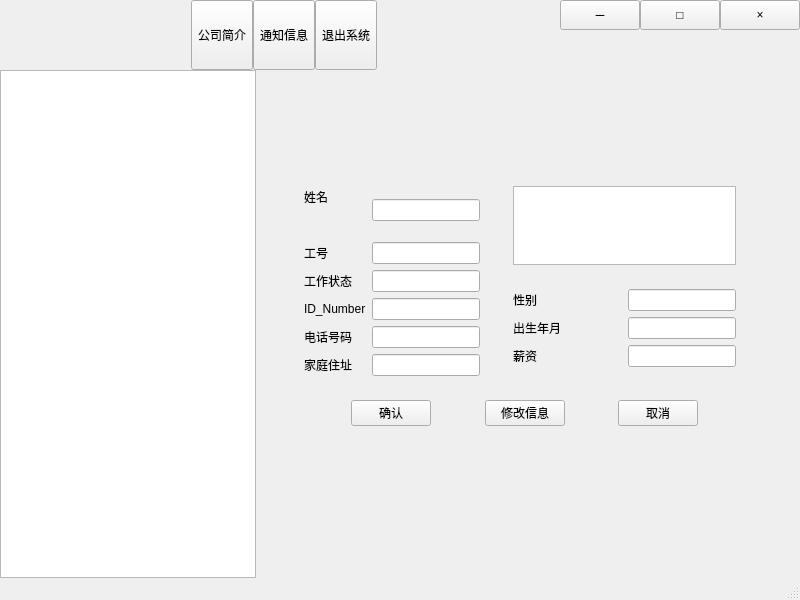
<?xml version="1.0" encoding="UTF-8"?>
<ui version="4.0">
 <class>MainWindow</class>
 <widget class="QMainWindow" name="MainWindow">
  <property name="geometry">
   <rect>
    <x>0</x>
    <y>0</y>
    <width>800</width>
    <height>600</height>
   </rect>
  </property>
  <property name="windowTitle">
   <string>MainWindow</string>
  </property>
  <widget class="QWidget" name="centralwidget">
   <layout class="QVBoxLayout" name="verticalLayout">
    <property name="spacing">
     <number>0</number>
    </property>
    <property name="leftMargin">
     <number>0</number>
    </property>
    <property name="topMargin">
     <number>0</number>
    </property>
    <property name="rightMargin">
     <number>0</number>
    </property>
    <property name="bottomMargin">
     <number>0</number>
    </property>
    <item>
     <widget class="QWidget" name="widgetTitle" native="true">
      <property name="sizePolicy">
       <sizepolicy hsizetype="Preferred" vsizetype="Fixed">
        <horstretch>0</horstretch>
        <verstretch>0</verstretch>
       </sizepolicy>
      </property>
      <property name="styleSheet">
       <string notr="true"/>
      </property>
      <layout class="QHBoxLayout" name="horizontalLayout_3">
       <property name="spacing">
        <number>0</number>
       </property>
       <property name="leftMargin">
        <number>0</number>
       </property>
       <property name="topMargin">
        <number>0</number>
       </property>
       <property name="rightMargin">
        <number>0</number>
       </property>
       <property name="bottomMargin">
        <number>0</number>
       </property>
       <item>
        <widget class="QLabel" name="labIco">
         <property name="text">
          <string/>
         </property>
         <property name="alignment">
          <set>Qt::AlignCenter</set>
         </property>
        </widget>
       </item>
       <item>
        <widget class="QLabel" name="labTitle">
         <property name="sizePolicy">
          <sizepolicy hsizetype="Expanding" vsizetype="Preferred">
           <horstretch>0</horstretch>
           <verstretch>0</verstretch>
          </sizepolicy>
         </property>
         <property name="styleSheet">
          <string notr="true"/>
         </property>
         <property name="text">
          <string/>
         </property>
         <property name="alignment">
          <set>Qt::AlignLeading|Qt::AlignLeft|Qt::AlignVCenter</set>
         </property>
        </widget>
       </item>
       <item>
        <widget class="QWidget" name="widgetTop" native="true">
         <layout class="QHBoxLayout" name="horizontalLayout_2">
          <property name="spacing">
           <number>0</number>
          </property>
          <property name="leftMargin">
           <number>0</number>
          </property>
          <property name="topMargin">
           <number>0</number>
          </property>
          <property name="rightMargin">
           <number>0</number>
          </property>
          <property name="bottomMargin">
           <number>0</number>
          </property>
          <item>
           <widget class="QToolButton" name="toolButton">
            <property name="sizePolicy">
             <sizepolicy hsizetype="Minimum" vsizetype="Minimum">
              <horstretch>0</horstretch>
              <verstretch>0</verstretch>
             </sizepolicy>
            </property>
            <property name="text">
             <string>公司简介</string>
            </property>
            <property name="checkable">
             <bool>true</bool>
            </property>
            <property name="autoExclusive">
             <bool>true</bool>
            </property>
            <property name="toolButtonStyle">
             <enum>Qt::ToolButtonTextOnly</enum>
            </property>
            <property name="autoRaise">
             <bool>false</bool>
            </property>
           </widget>
          </item>
          <item>
           <widget class="QToolButton" name="toolButton_2">
            <property name="sizePolicy">
             <sizepolicy hsizetype="Minimum" vsizetype="Minimum">
              <horstretch>0</horstretch>
              <verstretch>0</verstretch>
             </sizepolicy>
            </property>
            <property name="text">
             <string>通知信息</string>
            </property>
            <property name="checkable">
             <bool>true</bool>
            </property>
            <property name="autoExclusive">
             <bool>true</bool>
            </property>
            <property name="toolButtonStyle">
             <enum>Qt::ToolButtonTextOnly</enum>
            </property>
           </widget>
          </item>
          <item>
           <widget class="QToolButton" name="toolButton_3">
            <property name="sizePolicy">
             <sizepolicy hsizetype="Minimum" vsizetype="Minimum">
              <horstretch>0</horstretch>
              <verstretch>0</verstretch>
             </sizepolicy>
            </property>
            <property name="text">
             <string>退出系统</string>
            </property>
            <property name="checkable">
             <bool>true</bool>
            </property>
            <property name="checked">
             <bool>false</bool>
            </property>
            <property name="autoExclusive">
             <bool>true</bool>
            </property>
            <property name="toolButtonStyle">
             <enum>Qt::ToolButtonTextOnly</enum>
            </property>
           </widget>
          </item>
         </layout>
        </widget>
       </item>
       <item>
        <spacer name="horizontalSpacer">
         <property name="orientation">
          <enum>Qt::Horizontal</enum>
         </property>
         <property name="sizeHint" stdset="0">
          <size>
           <width>40</width>
           <height>20</height>
          </size>
         </property>
        </spacer>
       </item>
       <item>
        <widget class="QWidget" name="widgetMenu" native="true">
         <layout class="QGridLayout" name="gridLayout_2">
          <property name="leftMargin">
           <number>0</number>
          </property>
          <property name="topMargin">
           <number>0</number>
          </property>
          <property name="rightMargin">
           <number>0</number>
          </property>
          <property name="bottomMargin">
           <number>0</number>
          </property>
          <property name="spacing">
           <number>0</number>
          </property>
          <item row="1" column="1" colspan="3">
           <spacer name="verticalSpacer">
            <property name="orientation">
             <enum>Qt::Vertical</enum>
            </property>
            <property name="sizeHint" stdset="0">
             <size>
              <width>20</width>
              <height>40</height>
             </size>
            </property>
           </spacer>
          </item>
          <item row="0" column="1">
           <widget class="QPushButton" name="btnMenu_Min">
            <property name="sizePolicy">
             <sizepolicy hsizetype="Minimum" vsizetype="Expanding">
              <horstretch>0</horstretch>
              <verstretch>0</verstretch>
             </sizepolicy>
            </property>
            <property name="minimumSize">
             <size>
              <width>30</width>
              <height>30</height>
             </size>
            </property>
            <property name="cursor">
             <cursorShape>ArrowCursor</cursorShape>
            </property>
            <property name="focusPolicy">
             <enum>Qt::NoFocus</enum>
            </property>
            <property name="toolTip">
             <string>最小化</string>
            </property>
            <property name="text">
             <string>－</string>
            </property>
           </widget>
          </item>
          <item row="0" column="3">
           <widget class="QPushButton" name="btnMenu_Close">
            <property name="sizePolicy">
             <sizepolicy hsizetype="Minimum" vsizetype="Expanding">
              <horstretch>0</horstretch>
              <verstretch>0</verstretch>
             </sizepolicy>
            </property>
            <property name="minimumSize">
             <size>
              <width>30</width>
              <height>30</height>
             </size>
            </property>
            <property name="cursor">
             <cursorShape>ArrowCursor</cursorShape>
            </property>
            <property name="focusPolicy">
             <enum>Qt::NoFocus</enum>
            </property>
            <property name="toolTip">
             <string>关闭</string>
            </property>
            <property name="text">
             <string>×</string>
            </property>
           </widget>
          </item>
          <item row="0" column="2">
           <widget class="QPushButton" name="btnMenu_Max">
            <property name="sizePolicy">
             <sizepolicy hsizetype="Minimum" vsizetype="Expanding">
              <horstretch>0</horstretch>
              <verstretch>0</verstretch>
             </sizepolicy>
            </property>
            <property name="minimumSize">
             <size>
              <width>30</width>
              <height>30</height>
             </size>
            </property>
            <property name="focusPolicy">
             <enum>Qt::NoFocus</enum>
            </property>
            <property name="toolTip">
             <string>全屏</string>
            </property>
            <property name="text">
             <string>□</string>
            </property>
           </widget>
          </item>
         </layout>
        </widget>
       </item>
      </layout>
     </widget>
    </item>
    <item>
     <widget class="QWidget" name="widgetLeft" native="true">
      <layout class="QHBoxLayout" name="horizontalLayout">
       <property name="spacing">
        <number>0</number>
       </property>
       <property name="leftMargin">
        <number>0</number>
       </property>
       <property name="topMargin">
        <number>0</number>
       </property>
       <property name="rightMargin">
        <number>0</number>
       </property>
       <property name="bottomMargin">
        <number>0</number>
       </property>
       <item>
        <widget class="NavListView" name="navListView">
         <property name="sizePolicy">
          <sizepolicy hsizetype="Fixed" vsizetype="Expanding">
           <horstretch>0</horstretch>
           <verstretch>0</verstretch>
          </sizepolicy>
         </property>
         <property name="items" stdset="0">
          <string>主界面||0||,地图监控|主界面|||,视频监控|主界面|||0xf03d,设备监控|主界面|||0xf108,系统设置||0||,防区信息|系统设置|||0xf0e8,位置调整|系统设置|||0xf060,地图编辑|系统设置|||0xf03e</string>
         </property>
         <property name="separateVisible" stdset="0">
          <bool>false</bool>
         </property>
         <property name="separateHeight" stdset="0">
          <number>1</number>
         </property>
        </widget>
       </item>
       <item>
        <widget class="QStackedWidget" name="stackedWidget">
         <property name="minimumSize">
          <size>
           <width>0</width>
           <height>0</height>
          </size>
         </property>
         <property name="baseSize">
          <size>
           <width>0</width>
           <height>0</height>
          </size>
         </property>
         <property name="currentIndex">
          <number>2</number>
         </property>
         <widget class="QWidget" name="page">
          <widget class="QLabel" name="label">
           <property name="geometry">
            <rect>
             <x>210</x>
             <y>190</y>
             <width>40</width>
             <height>12</height>
            </rect>
           </property>
           <property name="text">
            <string>page0</string>
           </property>
          </widget>
         </widget>
         <widget class="QWidget" name="page_2">
          <widget class="QLabel" name="label_2">
           <property name="geometry">
            <rect>
             <x>250</x>
             <y>210</y>
             <width>141</width>
             <height>20</height>
            </rect>
           </property>
           <property name="text">
            <string>page1</string>
           </property>
          </widget>
         </widget>
         <widget class="QWidget" name="basicinfo">
          <property name="maximumSize">
           <size>
            <width>544</width>
            <height>491</height>
           </size>
          </property>
          <widget class="QWidget" name="widget_6" native="true">
           <property name="geometry">
            <rect>
             <x>33</x>
             <y>100</y>
             <width>471</width>
             <height>271</height>
            </rect>
           </property>
           <property name="sizePolicy">
            <sizepolicy hsizetype="Preferred" vsizetype="Maximum">
             <horstretch>0</horstretch>
             <verstretch>0</verstretch>
            </sizepolicy>
           </property>
           <layout class="QGridLayout" name="gridLayout_4">
            <property name="leftMargin">
             <number>6</number>
            </property>
            <property name="topMargin">
             <number>6</number>
            </property>
            <property name="rightMargin">
             <number>6</number>
            </property>
            <property name="bottomMargin">
             <number>6</number>
            </property>
            <item row="1" column="0" colspan="2">
             <widget class="QWidget" name="widget_4" native="true">
              <layout class="QHBoxLayout" name="horizontalLayout_5">
               <item>
                <spacer name="horizontalSpacer_4">
                 <property name="orientation">
                  <enum>Qt::Horizontal</enum>
                 </property>
                 <property name="sizeHint" stdset="0">
                  <size>
                   <width>40</width>
                   <height>20</height>
                  </size>
                 </property>
                </spacer>
               </item>
               <item>
                <widget class="QPushButton" name="bscEnsure">
                 <property name="sizePolicy">
                  <sizepolicy hsizetype="Fixed" vsizetype="Fixed">
                   <horstretch>0</horstretch>
                   <verstretch>0</verstretch>
                  </sizepolicy>
                 </property>
                 <property name="text">
                  <string>确认</string>
                 </property>
                </widget>
               </item>
               <item>
                <spacer name="horizontalSpacer_5">
                 <property name="orientation">
                  <enum>Qt::Horizontal</enum>
                 </property>
                 <property name="sizeHint" stdset="0">
                  <size>
                   <width>40</width>
                   <height>20</height>
                  </size>
                 </property>
                </spacer>
               </item>
               <item>
                <widget class="QPushButton" name="bscChangeInfo">
                 <property name="sizePolicy">
                  <sizepolicy hsizetype="Fixed" vsizetype="Fixed">
                   <horstretch>0</horstretch>
                   <verstretch>0</verstretch>
                  </sizepolicy>
                 </property>
                 <property name="text">
                  <string>修改信息</string>
                 </property>
                </widget>
               </item>
               <item>
                <spacer name="horizontalSpacer_6">
                 <property name="orientation">
                  <enum>Qt::Horizontal</enum>
                 </property>
                 <property name="sizeHint" stdset="0">
                  <size>
                   <width>40</width>
                   <height>20</height>
                  </size>
                 </property>
                </spacer>
               </item>
               <item>
                <widget class="QPushButton" name="bscCancel">
                 <property name="sizePolicy">
                  <sizepolicy hsizetype="Fixed" vsizetype="Fixed">
                   <horstretch>0</horstretch>
                   <verstretch>0</verstretch>
                  </sizepolicy>
                 </property>
                 <property name="text">
                  <string>取消</string>
                 </property>
                </widget>
               </item>
               <item>
                <spacer name="horizontalSpacer_7">
                 <property name="orientation">
                  <enum>Qt::Horizontal</enum>
                 </property>
                 <property name="sizeHint" stdset="0">
                  <size>
                   <width>40</width>
                   <height>20</height>
                  </size>
                 </property>
                </spacer>
               </item>
              </layout>
             </widget>
            </item>
            <item row="0" column="0">
             <widget class="QWidget" name="widget_2" native="true">
              <layout class="QGridLayout" name="gridLayout">
               <item row="1" column="0">
                <widget class="QLabel" name="label_20">
                 <property name="text">
                  <string>姓名</string>
                 </property>
                </widget>
               </item>
               <item row="4" column="0">
                <widget class="QLabel" name="label_22">
                 <property name="text">
                  <string>工号</string>
                 </property>
                </widget>
               </item>
               <item row="4" column="1">
                <widget class="QLineEdit" name="bscId">
                 <property name="enabled">
                  <bool>true</bool>
                 </property>
                 <property name="sizePolicy">
                  <sizepolicy hsizetype="Fixed" vsizetype="Fixed">
                   <horstretch>0</horstretch>
                   <verstretch>0</verstretch>
                  </sizepolicy>
                 </property>
                </widget>
               </item>
               <item row="1" column="1" rowspan="2">
                <widget class="QLineEdit" name="bscName">
                 <property name="enabled">
                  <bool>true</bool>
                 </property>
                 <property name="sizePolicy">
                  <sizepolicy hsizetype="Fixed" vsizetype="Fixed">
                   <horstretch>0</horstretch>
                   <verstretch>0</verstretch>
                  </sizepolicy>
                 </property>
                </widget>
               </item>
               <item row="9" column="0">
                <widget class="QLabel" name="label_25">
                 <property name="text">
                  <string>ID_Number</string>
                 </property>
                </widget>
               </item>
               <item row="6" column="0">
                <widget class="QLabel" name="label_26">
                 <property name="text">
                  <string>工作状态</string>
                 </property>
                </widget>
               </item>
               <item row="12" column="0">
                <widget class="QLabel" name="label_21">
                 <property name="text">
                  <string>家庭住址</string>
                 </property>
                </widget>
               </item>
               <item row="11" column="0">
                <widget class="QLabel" name="label_27">
                 <property name="text">
                  <string>电话号码</string>
                 </property>
                </widget>
               </item>
               <item row="6" column="1">
                <widget class="QLineEdit" name="bscWorkstate">
                 <property name="enabled">
                  <bool>true</bool>
                 </property>
                 <property name="sizePolicy">
                  <sizepolicy hsizetype="Fixed" vsizetype="Fixed">
                   <horstretch>0</horstretch>
                   <verstretch>0</verstretch>
                  </sizepolicy>
                 </property>
                </widget>
               </item>
               <item row="9" column="1">
                <widget class="QLineEdit" name="bscIDNumber">
                 <property name="enabled">
                  <bool>true</bool>
                 </property>
                 <property name="sizePolicy">
                  <sizepolicy hsizetype="Fixed" vsizetype="Fixed">
                   <horstretch>0</horstretch>
                   <verstretch>0</verstretch>
                  </sizepolicy>
                 </property>
                </widget>
               </item>
               <item row="11" column="1">
                <widget class="QLineEdit" name="bscTele">
                 <property name="enabled">
                  <bool>true</bool>
                 </property>
                 <property name="sizePolicy">
                  <sizepolicy hsizetype="Fixed" vsizetype="Fixed">
                   <horstretch>0</horstretch>
                   <verstretch>0</verstretch>
                  </sizepolicy>
                 </property>
                </widget>
               </item>
               <item row="12" column="1">
                <widget class="QLineEdit" name="bscAddress">
                 <property name="enabled">
                  <bool>true</bool>
                 </property>
                 <property name="sizePolicy">
                  <sizepolicy hsizetype="Fixed" vsizetype="Fixed">
                   <horstretch>0</horstretch>
                   <verstretch>0</verstretch>
                  </sizepolicy>
                 </property>
                </widget>
               </item>
              </layout>
             </widget>
            </item>
            <item row="0" column="1">
             <widget class="QWidget" name="widget_5" native="true">
              <layout class="QVBoxLayout" name="verticalLayout_2">
               <property name="topMargin">
                <number>1</number>
               </property>
               <item>
                <widget class="QWidget" name="widget_7" native="true">
                 <layout class="QHBoxLayout" name="horizontalLayout_4">
                  <item>
                   <widget class="QGraphicsView" name="graphicsView">
                    <property name="enabled">
                     <bool>true</bool>
                    </property>
                    <property name="sizePolicy">
                     <sizepolicy hsizetype="Fixed" vsizetype="Fixed">
                      <horstretch>0</horstretch>
                      <verstretch>0</verstretch>
                     </sizepolicy>
                    </property>
                   </widget>
                  </item>
                 </layout>
                </widget>
               </item>
               <item>
                <widget class="QWidget" name="widget_3" native="true">
                 <property name="enabled">
                  <bool>true</bool>
                 </property>
                 <layout class="QGridLayout" name="gridLayout_3">
                  <item row="3" column="0">
                   <widget class="QLabel" name="label_23">
                    <property name="text">
                     <string>薪资</string>
                    </property>
                   </widget>
                  </item>
                  <item row="2" column="0">
                   <widget class="QLabel" name="label_29">
                    <property name="text">
                     <string>出生年月</string>
                    </property>
                   </widget>
                  </item>
                  <item row="1" column="0">
                   <widget class="QLabel" name="label_24">
                    <property name="text">
                     <string>性别</string>
                    </property>
                   </widget>
                  </item>
                  <item row="1" column="1">
                   <widget class="QLineEdit" name="bscSex">
                    <property name="enabled">
                     <bool>true</bool>
                    </property>
                    <property name="sizePolicy">
                     <sizepolicy hsizetype="Fixed" vsizetype="Fixed">
                      <horstretch>0</horstretch>
                      <verstretch>0</verstretch>
                     </sizepolicy>
                    </property>
                   </widget>
                  </item>
                  <item row="2" column="1">
                   <widget class="QLineEdit" name="bscBirth">
                    <property name="enabled">
                     <bool>true</bool>
                    </property>
                    <property name="sizePolicy">
                     <sizepolicy hsizetype="Fixed" vsizetype="Fixed">
                      <horstretch>0</horstretch>
                      <verstretch>0</verstretch>
                     </sizepolicy>
                    </property>
                   </widget>
                  </item>
                  <item row="3" column="1">
                   <widget class="QLineEdit" name="bscSalary">
                    <property name="enabled">
                     <bool>true</bool>
                    </property>
                    <property name="sizePolicy">
                     <sizepolicy hsizetype="Fixed" vsizetype="Fixed">
                      <horstretch>0</horstretch>
                      <verstretch>0</verstretch>
                     </sizepolicy>
                    </property>
                   </widget>
                  </item>
                 </layout>
                </widget>
               </item>
              </layout>
             </widget>
            </item>
           </layout>
          </widget>
         </widget>
         <widget class="QWidget" name="page_4">
          <widget class="QLabel" name="label_4">
           <property name="geometry">
            <rect>
             <x>270</x>
             <y>190</y>
             <width>101</width>
             <height>41</height>
            </rect>
           </property>
           <property name="text">
            <string>page3</string>
           </property>
          </widget>
         </widget>
         <widget class="QWidget" name="page_5">
          <widget class="QStackedWidget" name="page5_stack">
           <property name="geometry">
            <rect>
             <x>-1</x>
             <y>19</y>
             <width>541</width>
             <height>471</height>
            </rect>
           </property>
           <property name="currentIndex">
            <number>0</number>
           </property>
           <widget class="QWidget" name="page_7">
            <widget class="QLabel" name="label_8">
             <property name="geometry">
              <rect>
               <x>40</x>
               <y>20</y>
               <width>51</width>
               <height>16</height>
              </rect>
             </property>
             <property name="text">
              <string>当前职务</string>
             </property>
            </widget>
            <widget class="QTextBrowser" name="textBrowser">
             <property name="geometry">
              <rect>
               <x>40</x>
               <y>40</y>
               <width>451</width>
               <height>31</height>
              </rect>
             </property>
            </widget>
            <widget class="QPushButton" name="pushButton">
             <property name="geometry">
              <rect>
               <x>90</x>
               <y>90</y>
               <width>80</width>
               <height>18</height>
              </rect>
             </property>
             <property name="text">
              <string>变动申请</string>
             </property>
            </widget>
            <widget class="QPushButton" name="pushButton_2">
             <property name="geometry">
              <rect>
               <x>300</x>
               <y>90</y>
               <width>80</width>
               <height>18</height>
              </rect>
             </property>
             <property name="text">
              <string>离职申请</string>
             </property>
            </widget>
            <widget class="QLabel" name="label_9">
             <property name="geometry">
              <rect>
               <x>40</x>
               <y>130</y>
               <width>51</width>
               <height>16</height>
              </rect>
             </property>
             <property name="text">
              <string>调配记录</string>
             </property>
            </widget>
            <widget class="QTableView" name="deployment">
             <property name="geometry">
              <rect>
               <x>5</x>
               <y>150</y>
               <width>541</width>
               <height>192</height>
              </rect>
             </property>
             <property name="sizePolicy">
              <sizepolicy hsizetype="Preferred" vsizetype="Preferred">
               <horstretch>0</horstretch>
               <verstretch>0</verstretch>
              </sizepolicy>
             </property>
            </widget>
            <widget class="QPushButton" name="pushButton_3">
             <property name="geometry">
              <rect>
               <x>230</x>
               <y>360</y>
               <width>80</width>
               <height>18</height>
              </rect>
             </property>
             <property name="text">
              <string>调配申请</string>
             </property>
            </widget>
           </widget>
           <widget class="QWidget" name="page_9">
            <widget class="QLabel" name="label_6">
             <property name="geometry">
              <rect>
               <x>140</x>
               <y>140</y>
               <width>101</width>
               <height>51</height>
              </rect>
             </property>
             <property name="text">
              <string>pge4-2</string>
             </property>
            </widget>
           </widget>
           <widget class="QWidget" name="page_10">
            <widget class="QLabel" name="label_7">
             <property name="geometry">
              <rect>
               <x>160</x>
               <y>120</y>
               <width>91</width>
               <height>51</height>
              </rect>
             </property>
             <property name="text">
              <string>page4-3</string>
             </property>
            </widget>
           </widget>
          </widget>
         </widget>
         <widget class="QWidget" name="page_6"/>
         <widget class="QWidget" name="page_8"/>
         <widget class="QWidget" name="page_11">
          <widget class="QGroupBox" name="groupBox">
           <property name="geometry">
            <rect>
             <x>10</x>
             <y>20</y>
             <width>521</width>
             <height>461</height>
            </rect>
           </property>
           <property name="title">
            <string/>
           </property>
           <widget class="QPushButton" name="testpush">
            <property name="geometry">
             <rect>
              <x>360</x>
              <y>70</y>
              <width>121</width>
              <height>41</height>
             </rect>
            </property>
            <property name="text">
             <string>查询</string>
            </property>
           </widget>
           <widget class="QWidget" name="widget" native="true">
            <property name="geometry">
             <rect>
              <x>330</x>
              <y>150</y>
              <width>181</width>
              <height>211</height>
             </rect>
            </property>
            <widget class="QTextEdit" name="textEdit_7">
             <property name="geometry">
              <rect>
               <x>50</x>
               <y>80</y>
               <width>81</width>
               <height>31</height>
              </rect>
             </property>
             <property name="html">
              <string>&lt;!DOCTYPE HTML PUBLIC &quot;-//W3C//DTD HTML 4.0//EN&quot; &quot;http://www.w3.org/TR/REC-html40/strict.dtd&quot;&gt;
&lt;html&gt;&lt;head&gt;&lt;meta name=&quot;qrichtext&quot; content=&quot;1&quot; /&gt;&lt;meta charset=&quot;utf-8&quot; /&gt;&lt;style type=&quot;text/css&quot;&gt;
p, li { white-space: pre-wrap; }
hr { height: 1px; border-width: 0; }
li.unchecked::marker { content: &quot;\2610&quot;; }
li.checked::marker { content: &quot;\2612&quot;; }
&lt;/style&gt;&lt;/head&gt;&lt;body style=&quot; font-family:'Microsoft YaHei UI'; font-size:9pt; font-weight:400; font-style:normal;&quot;&gt;
&lt;p align=&quot;center&quot; style=&quot; margin-top:0px; margin-bottom:0px; margin-left:0px; margin-right:0px; -qt-block-indent:0; text-indent:0px;&quot;&gt;&lt;span style=&quot; font-weight:700;&quot;&gt;照片&lt;/span&gt;&lt;/p&gt;&lt;/body&gt;&lt;/html&gt;</string>
             </property>
            </widget>
           </widget>
           <widget class="QLabel" name="label_5">
            <property name="geometry">
             <rect>
              <x>30</x>
              <y>60</y>
              <width>120</width>
              <height>31</height>
             </rect>
            </property>
            <property name="text">
             <string>工号：</string>
            </property>
           </widget>
           <widget class="QLabel" name="label_10">
            <property name="geometry">
             <rect>
              <x>30</x>
              <y>120</y>
              <width>120</width>
              <height>31</height>
             </rect>
            </property>
            <property name="text">
             <string>合同编号：</string>
            </property>
           </widget>
           <widget class="QLabel" name="label_11">
            <property name="geometry">
             <rect>
              <x>30</x>
              <y>180</y>
              <width>120</width>
              <height>31</height>
             </rect>
            </property>
            <property name="text">
             <string>合同类型：</string>
            </property>
           </widget>
           <widget class="QLabel" name="label_12">
            <property name="geometry">
             <rect>
              <x>30</x>
              <y>240</y>
              <width>120</width>
              <height>31</height>
             </rect>
            </property>
            <property name="text">
             <string>合同状态：</string>
            </property>
           </widget>
           <widget class="QLabel" name="label_13">
            <property name="geometry">
             <rect>
              <x>30</x>
              <y>300</y>
              <width>120</width>
              <height>31</height>
             </rect>
            </property>
            <property name="text">
             <string>生效时间：</string>
            </property>
           </widget>
           <widget class="QLabel" name="label_14">
            <property name="geometry">
             <rect>
              <x>30</x>
              <y>360</y>
              <width>120</width>
              <height>31</height>
             </rect>
            </property>
            <property name="text">
             <string>失效时间：</string>
            </property>
           </widget>
           <widget class="QLabel" name="label_15">
            <property name="geometry">
             <rect>
              <x>30</x>
              <y>420</y>
              <width>120</width>
              <height>31</height>
             </rect>
            </property>
            <property name="text">
             <string>合同链接：</string>
            </property>
           </widget>
           <widget class="QTextBrowser" name="textBrowser_2">
            <property name="geometry">
             <rect>
              <x>140</x>
              <y>60</y>
              <width>161</width>
              <height>31</height>
             </rect>
            </property>
           </widget>
           <widget class="QTextBrowser" name="textBrowser_3">
            <property name="geometry">
             <rect>
              <x>140</x>
              <y>120</y>
              <width>161</width>
              <height>31</height>
             </rect>
            </property>
           </widget>
           <widget class="QTextBrowser" name="textBrowser_4">
            <property name="geometry">
             <rect>
              <x>140</x>
              <y>180</y>
              <width>161</width>
              <height>31</height>
             </rect>
            </property>
           </widget>
           <widget class="QTextBrowser" name="textBrowser_5">
            <property name="geometry">
             <rect>
              <x>140</x>
              <y>240</y>
              <width>161</width>
              <height>31</height>
             </rect>
            </property>
           </widget>
           <widget class="QTextBrowser" name="textBrowser_6">
            <property name="geometry">
             <rect>
              <x>140</x>
              <y>300</y>
              <width>161</width>
              <height>31</height>
             </rect>
            </property>
           </widget>
           <widget class="QTextBrowser" name="textBrowser_7">
            <property name="geometry">
             <rect>
              <x>140</x>
              <y>360</y>
              <width>161</width>
              <height>31</height>
             </rect>
            </property>
           </widget>
           <widget class="QTextBrowser" name="textBrowser_8">
            <property name="geometry">
             <rect>
              <x>140</x>
              <y>420</y>
              <width>161</width>
              <height>31</height>
             </rect>
            </property>
           </widget>
          </widget>
         </widget>
         <widget class="QWidget" name="page_12"/>
         <widget class="QWidget" name="page_13">
          <widget class="QTableView" name="schedule">
           <property name="geometry">
            <rect>
             <x>20</x>
             <y>150</y>
             <width>501</width>
             <height>181</height>
            </rect>
           </property>
          </widget>
          <widget class="QLineEdit" name="work_id">
           <property name="geometry">
            <rect>
             <x>70</x>
             <y>100</y>
             <width>121</width>
             <height>21</height>
            </rect>
           </property>
          </widget>
          <widget class="QLabel" name="label_16">
           <property name="geometry">
            <rect>
             <x>30</x>
             <y>100</y>
             <width>41</width>
             <height>19</height>
            </rect>
           </property>
           <property name="text">
            <string>工号</string>
           </property>
          </widget>
          <widget class="QLabel" name="label_17">
           <property name="geometry">
            <rect>
             <x>30</x>
             <y>360</y>
             <width>69</width>
             <height>19</height>
            </rect>
           </property>
           <property name="text">
            <string>√--上班</string>
           </property>
          </widget>
          <widget class="QLabel" name="label_18">
           <property name="geometry">
            <rect>
             <x>110</x>
             <y>360</y>
             <width>69</width>
             <height>19</height>
            </rect>
           </property>
           <property name="text">
            <string>×--休息</string>
           </property>
          </widget>
          <widget class="QLabel" name="label_19">
           <property name="geometry">
            <rect>
             <x>210</x>
             <y>30</y>
             <width>101</width>
             <height>51</height>
            </rect>
           </property>
           <property name="styleSheet">
            <string notr="true">font: 20pt &quot;黑体&quot;;</string>
           </property>
           <property name="text">
            <string>排班表</string>
           </property>
          </widget>
         </widget>
        </widget>
       </item>
      </layout>
     </widget>
    </item>
   </layout>
  </widget>
  <widget class="QMenuBar" name="menubar">
   <property name="geometry">
    <rect>
     <x>0</x>
     <y>0</y>
     <width>800</width>
     <height>17</height>
    </rect>
   </property>
  </widget>
  <widget class="QStatusBar" name="statusbar"/>
 </widget>
 <customwidgets>
  <customwidget>
   <class>NavListView</class>
   <extends>QListView</extends>
   <header>navlistview.h</header>
  </customwidget>
 </customwidgets>
 <resources/>
 <connections/>
</ui>
